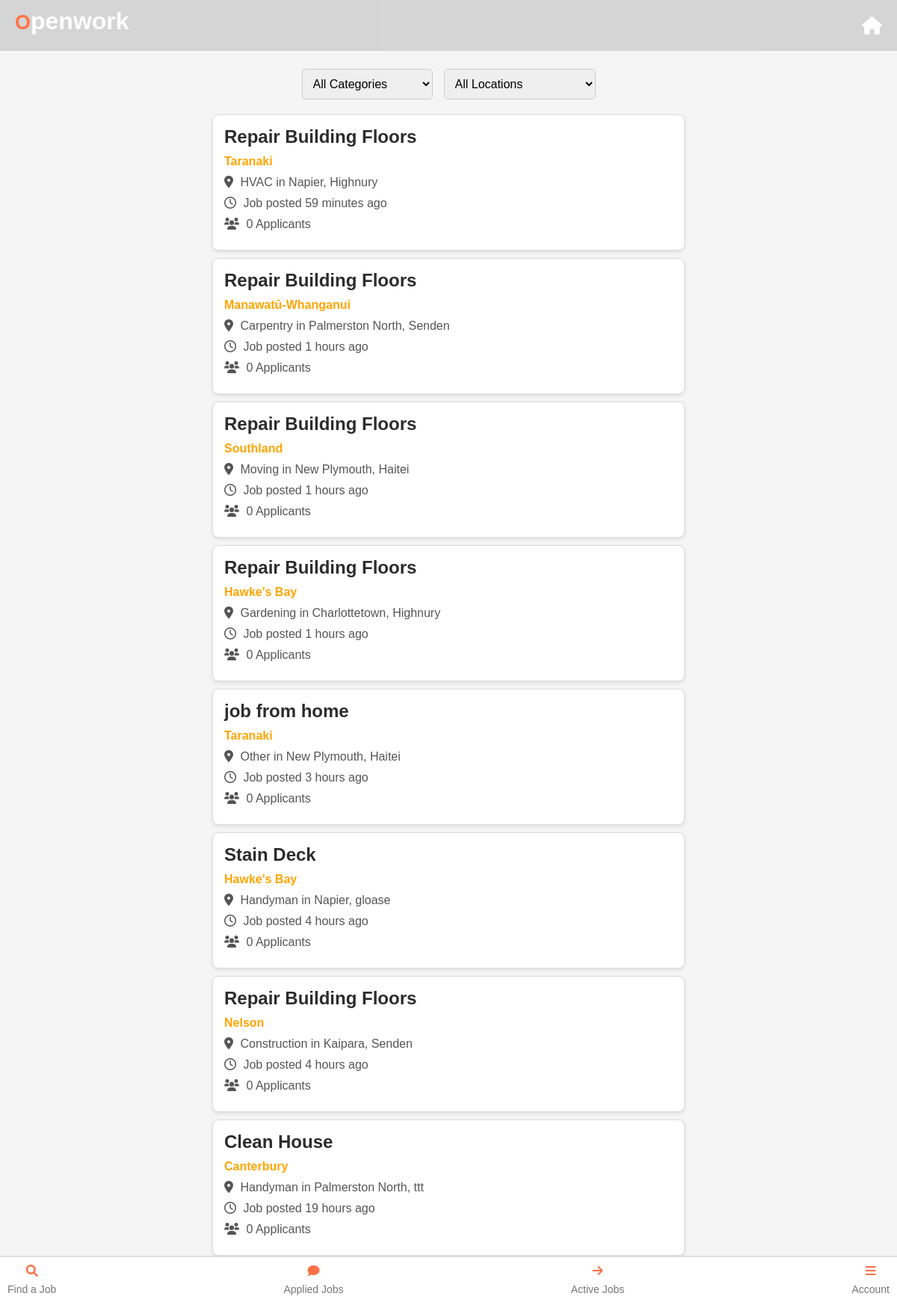
/find_a_job (signed in), run on the app's committed database.
### app.py (models this page shows)
class Job(db.Model):
    id = db.Column(db.Integer, primary_key=True)
    job_name = db.Column(db.String(100), nullable=False)
    job_category = db.Column(db.String(100), nullable=False)
    location = db.Column(db.String(100), nullable=True)  # Add location column here
    city = db.Column(db.String(100), nullable=False)
    suburb = db.Column(db.String(100), nullable=False)
    tasks = db.Column(db.String(250), nullable=False)
    price_per_hour = db.Column(db.Float, nullable=False)
    image_paths = db.Column(db.String(255))
    additional_details = db.Column(db.String(250))
    date_created = db.Column(db.DateTime, default=datetime.utcnow)
    status = db.Column(db.String(20), default='open')  # 'open', 'applied', 'closed', etc.
    applicants = db.relationship('JobApplication', backref='job', lazy=True)
    accepted_user_id = db.Column(db.Integer, nullable=True)
    business_profile_id = db.Column(db.Integer, db.ForeignKey('business_profile.id'), nullable=False)
    payment_required = db.Column(db.Boolean, default=False)
    user_id = db.Column(db.Integer, db.ForeignKey('user.id'))  # Foreign key to User
    user = db.relationship('User', backref=db.backref('jobs', lazy=True))  # Relationship to User

### app.py (the view)
@app.route('/find_a_job')
def find_a_job():
    job_data = Job.query.all()
    return render_template('find_a_job.html', job_data=job_data)

### app.py (called while the page is built)
@login_manager.user_loader
def load_user(user_id):
    return User.query.get(int(user_id))  # Load a user by ID

def time_ago(date):
    now = datetime.utcnow()
    delta = now - date
    if delta.days == 1:
        return '1 day ago'
    elif delta.days > 1:
        return f'{delta.days} days ago'
    elif delta.seconds >= 3600:
        hours = delta.seconds // 3600
        return f'{hours} hours ago'
    elif delta.seconds >= 60:
        minutes = delta.seconds // 60
        return f'{minutes} minutes ago'
    else:
        return 'just now'

### templates/find_a_job.html (shortened to what this page needs)
<!DOCTYPE html>
<html lang="en">
  <head>
    <link
      rel="stylesheet"
      href="https://cdnjs.cloudflare.com/ajax/libs/font-awesome/6.0.0-beta3/css/all.min.css"
    />
  </head>
  <body>
    {% extends 'base_labour.html' %} {% block title %}Labourer{% endblock %} {%
    block content %}
    <div class="sort-options">
      <select id="sort-category" class="sort-dropdown">
        <option value="all" selected>All Categories</option>
      </select>
      <select id="sort-location" class="sort-dropdown">
        <option value="all" selected>All Locations</option>
      </select>
    </div>
    <div id="job-listings">
      {% for job in job_data|reverse %} {% if current_user.id not in
      job.applicants|map(attribute='user_id') and job.status != 'booked' %}
      <a
        href="{{ url_for('display_jobs', job_id=job.id) }}"
        class="job-listing"
        data-category="{{ job.job_category }}"
        data-location="{{ job.location }}"
      >
        <h3>{{ job.job_name }}</h3>
        <p><strong style="color: orange">{{ job.location }}</strong></p>
        <p>
          <i class="fas fa-map-marker-alt"></i> {{ job.job_category }} in {{
          job.city }}, {{ job.suburb }}
        </p>
        <p>
          <i class="far fa-clock"></i> Job posted {{ job.date_created|time_ago
          }}
        </p>
        <p>
          <i class="fas fa-users"></i> {{ job.applicants|length }} Applicants
        </p>
      </a>
      {% endif %} {% endfor %}
    </div>
  </body>
  {% endblock %}

### templates/find_a_job.html (style rules this page uses)
body { font-family: Arial, sans-serif; margin: 0; padding: 0; background-color: #f5f5f5; }
.sort-options { margin: 20px; display: flex; justify-content: center; gap: 15px; }
.sort-dropdown { padding: 10px; font-size: 1rem; border-radius: 5px; border: 1px solid #ccc; }
.job-listing { background-color: #fff; border-radius: 8px; border: 1px solid #ddd; padding: 15px; margin: 10px auto; max-width: 600px; box-shadow: 0 2px 5px rgba(0, 0, 0, 0.1); position: relative; transition: all 0.3s ease; text-decoration: none; color: inherit; }
.job-listing h3 { color: #2c2c2c; margin: 0; font-size: 1.5rem; }
.job-listing p { color: #555; margin: 10px 0; }
.job-listing p i { margin-right: 5px; }
.job-listing:last-child { margin-bottom: 70px; }

### data on the page
Job: job_name "Repair Building Floors", location "Taranaki", job_category "HVAC", city "Napier", suburb "Highnury", date_created "59 minutes ago", applicants|length "0"
Job: job_name "Repair Building Floors", location "Manawatū-Whanganui", job_category "Carpentry", city "Palmerston North", suburb "Senden", date_created "1 hours ago", applicants|length "0"
Job: job_name "Repair Building Floors", location "Southland", job_category "Moving", city "New Plymouth", suburb "Haitei", date_created "1 hours ago", applicants|length "0"
Job: job_name "Repair Building Floors", location "Hawke's Bay", job_category "Gardening", city "Charlottetown", suburb "Highnury", date_created "1 hours ago", applicants|length "0"
Job: job_name "job from home", location "Taranaki", job_category "Other", city "New Plymouth", suburb "Haitei", date_created "3 hours ago", applicants|length "0"
Job: job_name "Stain Deck", location "Hawke's Bay", job_category "Handyman", city "Napier", suburb "gloase", date_created "4 hours ago", applicants|length "0"
Job: job_name "Repair Building Floors", location "Nelson", job_category "Construction", city "Kaipara", suburb "Senden", date_created "4 hours ago", applicants|length "0"
Job: job_name "Clean House", location "Canterbury", job_category "Handyman", city "Palmerston North", suburb "ttt", date_created "19 hours ago", applicants|length "0"
